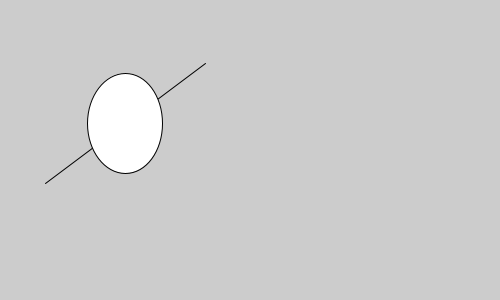
Frame 1 (no input)
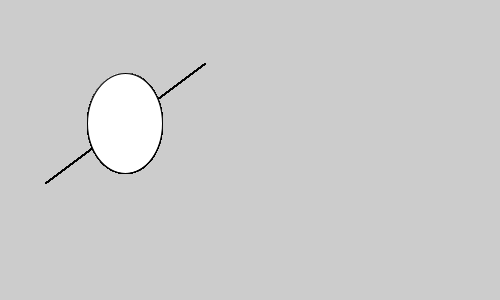
Frame 60 (the mouse pressed at the canvas centre just before this capture)
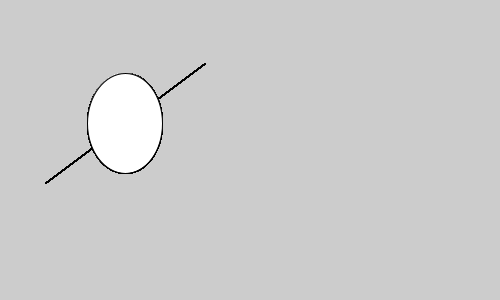
Frame 120 (the mouse held since frame 60 and released just before this capture)

The Processing sketch that drew these frames (run headless with seeded random() and noise(); from frame 60 on, the mouse is pressed at the canvas centre):

// Processing sketch: exercise2_1
// ── exercise2_1.pde
void setup()
{
  size(500,300);
}

void draw()
{
  line(45,183,205, 63);
  ellipse(125,123,75,100);
}
